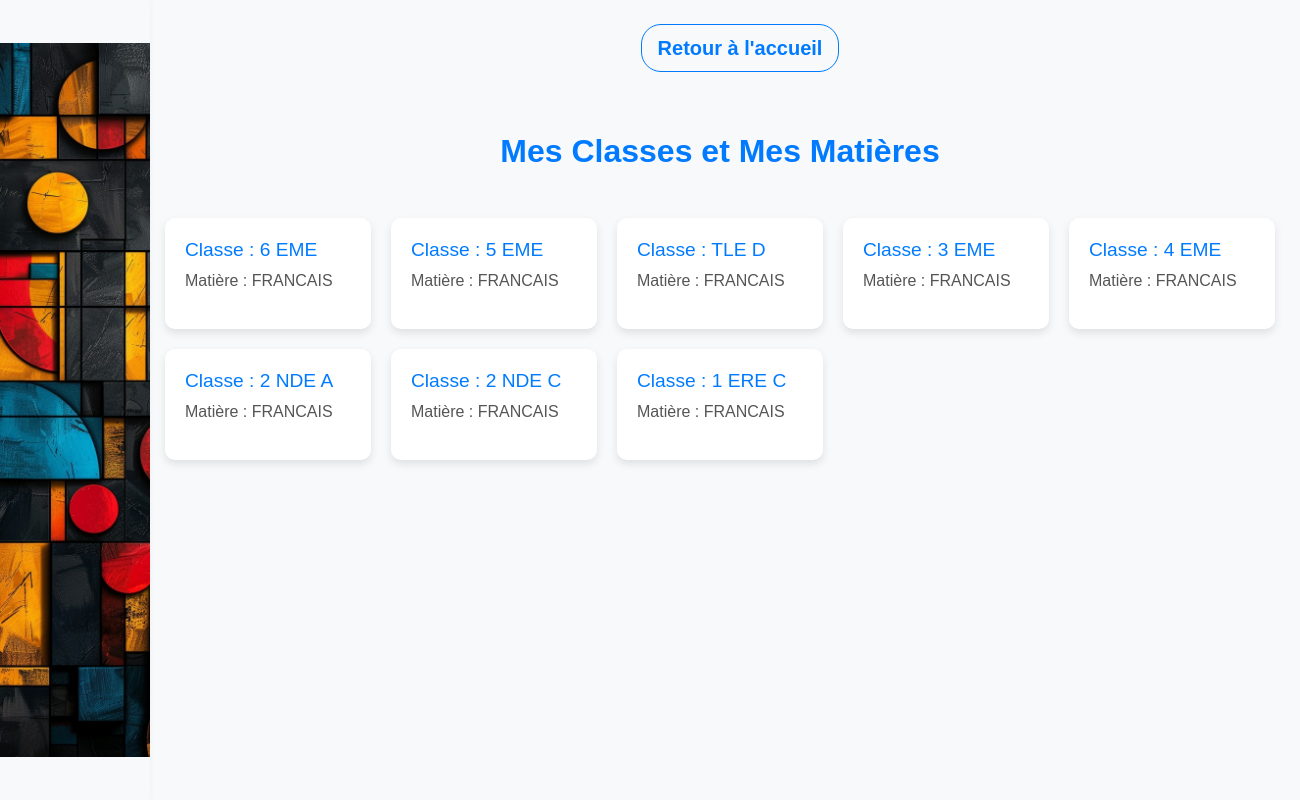
The page /mesclasses.php (signed in) on the database its author committed.
### tables this page shows
CREATE TABLE `matiere` (
  `id_matiere` int(11) NOT NULL,
  `nom_matiere` varchar(250) NOT NULL,
  `id_classe` int(11) DEFAULT NULL
);

CREATE TABLE `classe` (
  `id_classe` int(11) NOT NULL,
  `nom_classe` varchar(250) NOT NULL,
  `niveau` varchar(250) NOT NULL,
  `id_niveau` int(11) DEFAULT NULL
);

### mesclasses.php (the view, shortened to what this page needs)
<?php
require_once 'config.php';
$prenoms_professeur = $_SESSION['prenom'];
$sql = "SELECT c.nom_classe AS classe, m.nom_matiere AS matiere
        FROM professeur AS p
        LEFT JOIN classe AS c ON p.classe_attribuee = c.id_classe
        LEFT JOIN matiere AS m ON p.matiere_enseignee = m.id_matiere
        WHERE p.prenoms_professeur = :prenoms_professeur";
$stmt = $pdo->prepare($sql);
$stmt->bindValue(':prenoms_professeur', $prenoms_professeur, PDO::PARAM_STR);
$stmt->execute();
$result = $stmt->fetchAll(PDO::FETCH_ASSOC);
?>
<!DOCTYPE html>
<html lang="fr">
<head>
    <link href="https://stackpath.bootstrapcdn.com/bootstrap/4.5.2/css/bootstrap.min.css" rel="stylesheet">
    <link href="https://unpkg.com/aos@2.3.1/dist/aos.css" rel="stylesheet">
    <link href="https://cdnjs.cloudflare.com/ajax/libs/animate.css/4.1.1/animate.min.css" rel="stylesheet">
</head>
<body>
    <br>
   <div class="text-center mb-4">
        <a href="dashboardprofesseur.php" class="btn btn-outline-primary btn-lg" style="border-radius: 20px; font-weight: bold;  margin-left: 180px;">
            <i class="fas fa-home"></i> Retour à l'accueil
        </a>
    </div>
    <div class="container">
        <h2 class="text-center mb-5 animate__animated animate__bounce">Mes Classes et Mes Matières</h2>
        <div class="class-grid" data-aos="fade-down-right">
            <?php if (count($result) > 0): ?>
                <?php foreach ($result as $row): ?>
                    <div class="class-card animate__animated animate__backInLeft" data-aos="fade-up" data-aos-delay="200">
                        <h5>Classe : <?php echo htmlspecialchars($row['classe']); ?></h5>
                        <p>Matière : <?php echo htmlspecialchars($row['matiere']); ?></p>
                    </div>
                <?php endforeach; ?>
            <?php else: ?>
                <p class="text-center">Aucune classe ou matière attribuée pour le professeur "<?php echo htmlspecialchars($prenoms_professeur); ?>"</p>
            <?php endif; ?>
        </div>
    </div>
    <div class="sidebar" style="background-image: url('images/StockCake-Abstract Geometric Art_1727874380.jpg');  background-repeat: no-repeat;
            background-position: center;
            background-size: 400px;
            background-color: #f8f9fa;
            ">
    </div>
</body>
</html>

### mesclasses.php (style rules this page uses)
body { font-family: 'Arial', sans-serif; background-color: #f8f9fa; color: #333; }
.container { margin-top: 60px; margin-left: 150px; margin-right: 180px; }
.class-card { background-color: #fff; border-radius: 10px; box-shadow: 0 4px 8px rgba(0, 0, 0, 0.1); padding: 20px; transition: transform 0.3s, box-shadow 0.3s; }
.class-card h5 { color: #007bff; font-size: 1.2em; }
.class-card p { color: #555; font-size: 1em; }
.class-grid { display: grid; grid-template-columns: repeat(auto-fill, minmax(170px, 1fr)); gap: 20px; }
h2 { color: #007bff; font-size: 2em; font-weight: bold; }
.sidebar { width: 150px; position: fixed; top: 0; right: 100; height: 100%; background-color: #007bff; color: #FFFFFF; padding-top: 20px; box-shadow: -4px 0 10px rgba(0, 0, 0, 0.1); color: #FFFFFF; display: flex; flex-direction: column; padding-top: 20px; transform: translateX(-100%); animation: slideIn 0.5s forwards; }

### rows shown on the page
matiere: classe.nom_classe "6 EME", nom_matiere "FRANCAIS", classe.nom_classe "5 EME", classe.nom_classe "TLE D", classe.nom_classe "3 EME", classe.nom_classe "4 EME", classe.nom_classe "2 NDE A", classe.nom_classe "2 NDE C", classe.nom_classe "1 ERE C"
